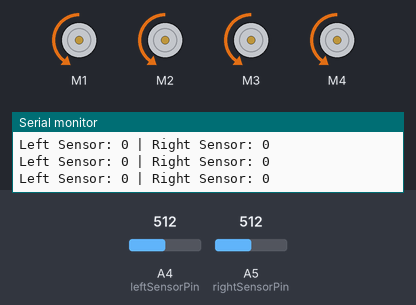
Bench run of a sketch on a simulated Arduino Uno, built with avr-gcc and run on an emulated ATmega328P. Shown: 4 × DC motor (green arrow = forward, orange = backward, longer = faster), the last lines printed to the serial monitor. Inputs (shaded band) come from the test bench; at power-on: A4 (leftSensorPin) = 512, A5 (rightSensorPin) = 512.

Above: at 1.2 s.
1.3 s: A4 (leftSensorPin) set to 483
At 2.4 s:
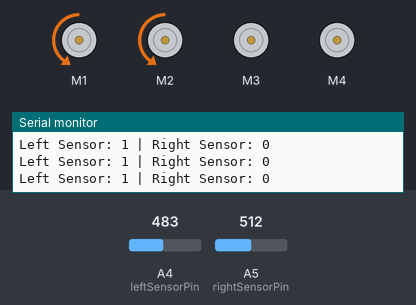
2.8 s: A5 (rightSensorPin) set to 483
At 3.1 s:
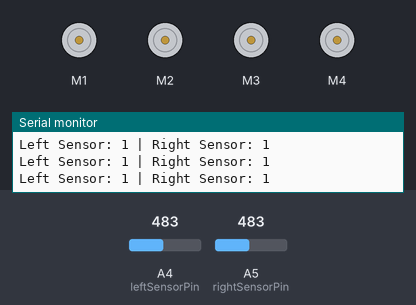
4.3 s: A4 (leftSensorPin) set to 510
At 4.9 s:
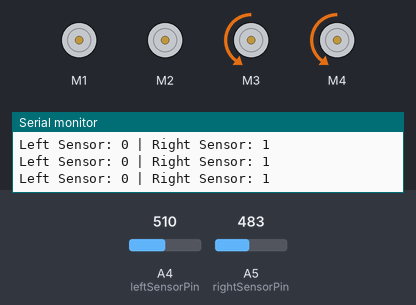
5.8 s: A4 (leftSensorPin) set to 490
At 6.7 s:
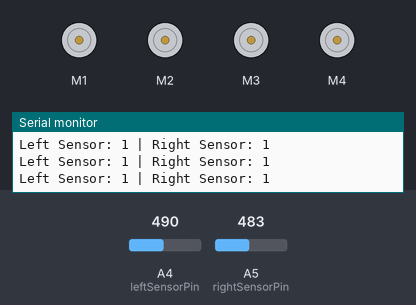
8.8 s: A4 (leftSensorPin) set to 511
At 9.2 s:
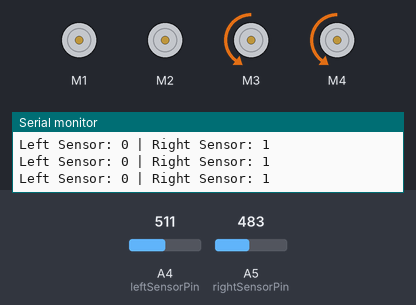
Timing chart, 0 to 11.8 s (numbered marks = the images above; inputs shaded):
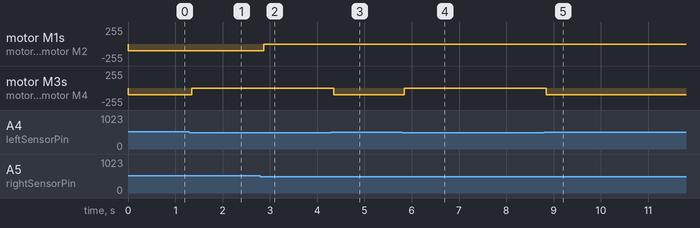

Measured:
- the behaviour switches between 500 and 499 on A4 (leftSensorPin) (found by bisection; images 0 and 1)
- the behaviour switches between 500 and 499 on A5 (rightSensorPin) (found by bisection; images 1 and 2)
- after the input at 1.3 s, motor M3, motor M4: backward 100/255 → stopped after 0.05 s
- after the input at 2.8 s, motor M1, motor M2: backward 100/255 → stopped after 0.07 s
- after the input at 4.3 s, motor M3, motor M4: stopped → backward 100/255 after 0.05 s
- after the input at 5.8 s, motor M3, motor M4: backward 100/255 → stopped at once
- after the input at 8.8 s, motor M3, motor M4: stopped → backward 100/255 at once

The sketch:

LC.ino
```cpp
#include <AFMotor.h>

// Initialize motors using L293D motor shield library
AF_DCMotor motor1(1); // Motor connected to M1
AF_DCMotor motor2(2); // Motor connected to M2
AF_DCMotor motor3(3); // Motor connected to M3
AF_DCMotor motor4(4); // Motor connected to M4

const int leftSensorPin = A4;
const int rightSensorPin = A5;

void setup() {
  Serial.begin(9600); // For debugging
  motor1.setSpeed(100); // Set initial motor speed (0-255)
  motor2.setSpeed(100);
  motor3.setSpeed(100);
  motor4.setSpeed(100);
  motor1.run(RELEASE);
  motor2.run(RELEASE);
  motor3.run(RELEASE);
  motor4.run(RELEASE);
}

void loop() {
  // Read IR sensor values
  int leftValue = analogRead(leftSensorPin);
  int rightValue = analogRead(rightSensorPin);

  // Threshold to detect line (adjust based on sensor readings)
  const int threshold = 500;
  bool leftSensor = leftValue < threshold;  // LOW when detecting black line
  bool rightSensor = rightValue < threshold; // LOW when detecting black line

  Serial.print("Left Sensor: ");
  Serial.print(leftSensor);
  Serial.print(" | Right Sensor: ");
  Serial.println(rightSensor);

  // Line-following logic
  if (!leftSensor && !rightSensor) {
    // Case 1: Both sensors detect the black line (move forward)
    moveForward();
  } else if (!leftSensor && rightSensor) {
    // Case 2: Left sensor detects the line, right sensor off the line (turn right)
    turnLeft();
  } else if (leftSensor && !rightSensor) {
    // Case 3: Right sensor detects the line, left sensor off the line (turn left)
    turnRight();
  } else {
    // Case 4: Both sensors off the line (stop)
    stopMotors();
  }
}

void moveForward() {
  motor1.run(BACKWARD); // Swap FORWARD to BACKWARD
  motor2.run(BACKWARD); // Swap FORWARD to BACKWARD
  motor3.run(BACKWARD); // Swap FORWARD to BACKWARD
  motor4.run(BACKWARD); // Swap FORWARD to BACKWARD
  motor1.setSpeed(100);
  motor2.setSpeed(100);
  motor3.setSpeed(100);
  motor4.setSpeed(100);
}

void turnRight() {
  // Slow down left motors to turn right
  motor1.run(BACKWARD); // Swap FORWARD to BACKWARD
  motor2.run(BACKWARD); // Swap FORWARD to BACKWARD
  motor3.run(RELEASE);  // Stop or slow down left motors
  motor4.run(RELEASE);  // Stop or slow down left motors
  motor1.setSpeed(100);
  motor2.setSpeed(100);
}

void turnLeft() {
  // Slow down right motors to turn left
  motor1.run(RELEASE);  // Stop or slow down right motors
  motor2.run(RELEASE);  // Stop or slow down right motors
  motor3.run(BACKWARD); // Swap FORWARD to BACKWARD
  motor4.run(BACKWARD); // Swap FORWARD to BACKWARD
  motor3.setSpeed(100);
  motor4.setSpeed(100);
}

void stopMotors() {
  motor1.run(RELEASE);
  motor2.run(RELEASE);
  motor3.run(RELEASE);
  motor4.run(RELEASE);
}
```
